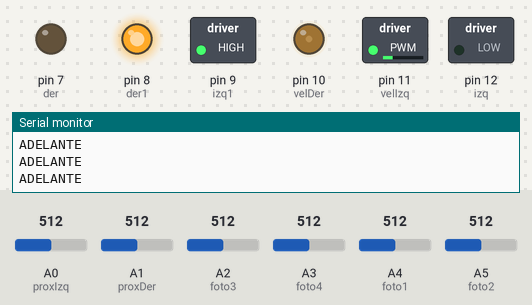
The sketch below on a simulated Arduino Uno, built with avr-gcc and run on an emulated ATmega328P. On the bench: switched loads named in the sketch (green lamp = pin HIGH), output pins drawn as LEDs (lit = HIGH), the last lines printed to the serial monitor. Inputs (shaded band) come from the test bench; at power-on: A2 (foto3) = 512, A0 (proxIzq) = 512, A1 (proxDer) = 512, A3 (foto4) = 512, A4 (foto1) = 512, A5 (foto2) = 512.

Above: at 1.2 s.
1.3 s: A2 (foto3) set to 73
At 4.1 s:
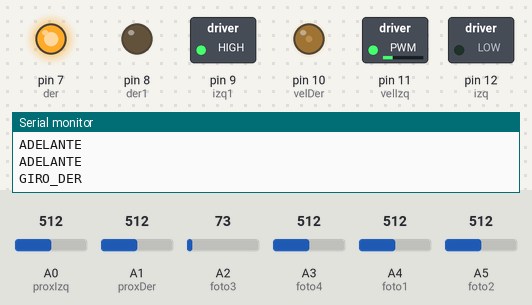
4.3 s: A2 (foto3) set to 65
7.3 s: A2 (foto3) set to 102
9.9 s: A2 (foto3) set to 115
At 10.9 s:
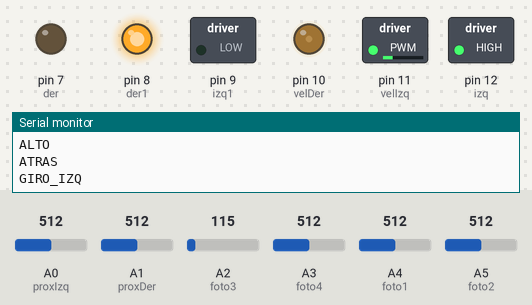
12.6 s: A2 (foto3) set to 30
At 15.3 s:
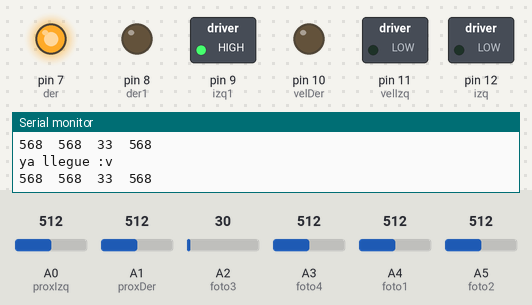
15.6 s: A2 (foto3) set to 130
At 16.2 s:
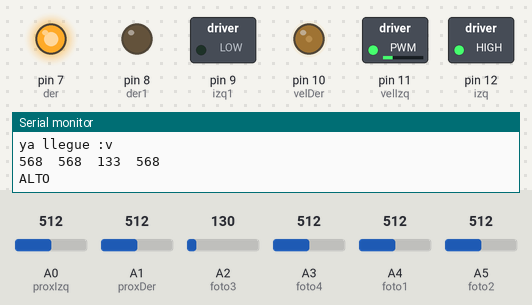
Timing chart, 0 to 18.6 s (numbered marks = the images above; inputs shaded):
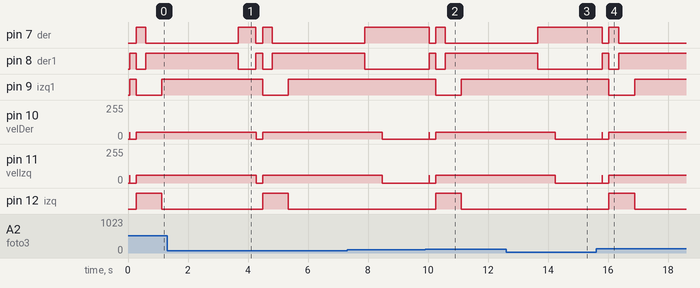

The sketch:

Evasor-seguidor.ino
```cpp
/************Diplomado IA con enfoque en robots de servicio****************/
/**************************************************************************/
/************Hernandez Gomez Mauricio Alejandro****************************/
/************Meneses Cornejo Kevin Osmar***********************************/

const int der = 7; //Pin hacia el control del motor derecho
const int der1 = 8; //Pin hacia el control del motor derecho
const int izq = 12; //Pin hacia el control del motor izquierdo
const int izq1 = 9; //Pin hacia el control del motor derecho

const int foto2 = A5;
const int foto3 = A2;
const int foto4 = A3;
const int foto1 = A4;

const int velDer = 10; //Pin hacia el habilitador del motor derecho
const int velIzq = 11; //Pin hacia el habilitaror del motor izquierdo

String txtMsg = "";

int direccion_izq; //Parametros iniciales de los motores
int velocidad_izq = 0;

int direccion_der;
int velocidad_der = 0;

const int proxIzq = A0;
const int proxDer = A1;

int luz[4];
int vm;
int comp1,comp2;


/************************************************************************/
/***************************Bloque de funciones**************************/

void atras(){
  for (int i=0;i<300;i++){
  direccion_izq = true;
  velocidad_izq = 60;
  direccion_der = true;
  velocidad_der = 50;
  delay(1);
  digitalWrite(izq,direccion_izq);
  digitalWrite(izq1,!direccion_izq);
  analogWrite(velIzq,velocidad_izq);

  digitalWrite(der,direccion_der);
  digitalWrite(der1,!direccion_der);
  analogWrite(velDer,velocidad_der);
  }
}

void adelante(){
    direccion_izq = false;
    velocidad_izq = 60;
    direccion_der = false;
    velocidad_der = 50;
    digitalWrite(izq,direccion_izq);
    digitalWrite(izq1,!direccion_izq);
    analogWrite(velIzq,velocidad_izq);

    digitalWrite(der,direccion_der);
    digitalWrite(der1,!direccion_der);
    analogWrite(velDer,velocidad_der);
}

void giro_izq(){
  for (int i=0;i<250;i++){
    direccion_izq = true;
    velocidad_izq = 60;
    direccion_der = false;
    velocidad_der = 50;
    delay(1);
    digitalWrite(izq,direccion_izq);
    digitalWrite(izq1,!direccion_izq);
    analogWrite(velIzq,velocidad_izq);

    digitalWrite(der,direccion_der);
    digitalWrite(der1,!direccion_der);
    analogWrite(velDer,velocidad_der);
  }
}

void giro_der(){
  for (int i=0;i<250;i++){
    direccion_izq = false;
    velocidad_izq = 60;
    direccion_der = true;
    velocidad_der = 50;
    delay(1);
    digitalWrite(izq,direccion_izq);
    digitalWrite(izq1,!direccion_izq);
    analogWrite(velIzq,velocidad_izq);

    digitalWrite(der,direccion_der);
    digitalWrite(der1,!direccion_der);
    analogWrite(velDer,velocidad_der);
  }
}

void alto(){
  for (int i=0;i<200;i++){
    velocidad_der = 0;
    velocidad_izq = 0;
    delay(1);
    digitalWrite(izq,direccion_izq);
    digitalWrite(izq1,!direccion_izq);
    analogWrite(velIzq,velocidad_izq);

    digitalWrite(der,direccion_der);
    digitalWrite(der1,!direccion_der);
    analogWrite(velDer,velocidad_der);
  }
}

float muestreo(int muestras, int sensor){
  float suma = 0;
  for (int i = 0; i<muestras; i++){
    suma += analogRead(sensor);
    }
    suma /= muestras;
    return(suma);
  }

/************************************************************************/


void setup() {
  // put your setup code here, to run once:
  pinMode (der, OUTPUT);
  pinMode (izq, OUTPUT);
  pinMode (der1, OUTPUT);
  pinMode (izq1, OUTPUT);

  pinMode(foto1, INPUT);
  pinMode(foto2, INPUT);
  pinMode(foto3, INPUT);
  pinMode(foto4, INPUT);

  pinMode (velDer, OUTPUT);
  pinMode (velIzq, OUTPUT);

  pinMode(proxIzq, INPUT);
  pinMode(proxDer, INPUT);

  Serial.begin(9600);


}
void lecturaPhoto(){
  for (int i=0; i<10; i++){
     int valor = analogRead(foto1);
     luz[0] += valor;
     delay(1);
    }
    luz[0] /= 10;
  for (int i=0; i<10; i++){
     int valor1 = analogRead(foto2);
     luz[1] += valor1;
     delay(1);
    }
    luz[1] /= 10;
  for (int i=0; i<10; i++){
     int valor2 = analogRead(foto3);
     luz[2] += valor2;
     delay(1);
    }
    luz[2] /= 10;
  for (int i=0; i<10; i++){
     int valor3 = analogRead(foto4);
     luz[3] += valor3;
     delay(1);
    }
    luz[3] /= 10;
}

void loop(){


int estado = 0;
float Si,Sd;
estado = 0;
while(1){
  // Se leen los sensores
  float suma1 = muestreo(30,proxIzq);
  Si = 2014.69323221936*pow(suma1,-0.941312417730894)-1.7;

  float suma2 = muestreo(30,proxDer);
  Sd = 2014.69323221936*pow(suma2,-0.941312417730894)-1.7;

  //Serial.print("Estado Presente: ");
  //Serial.println(estado);

  switch (estado){
    case 0:
    lecturaPhoto();
    Serial.print(luz[0]);
    Serial.print("\t");
    Serial.print(luz[1]);
    Serial.print("\t");
    Serial.print(luz[2]);
    Serial.print("\t");
    Serial.print(luz[3]);
    Serial.println();
    if(luz[0]<=120 || luz[1]<=120 || luz[2]<=120 || luz[3]<=120){
      estado=0;
      alto();
      Serial.println("ya llegue :v");
    }
    else{
      adelante();
      estado=1;
    }
    break;
    case 1:

    if (Si >=4.5){
      if (Sd >=4.5){
      estado = 13;
      adelante();
      Serial.println("ADELANTE");
      }
    else{
      estado = 2;
      alto();
      Serial.println("ALTO");
      }
    }
    else{
      if (Sd >=4.5){
        estado = 4;
        alto();
        Serial.println("ALTO");
        }
      else{
        estado = 6;
        alto();
        Serial.println("ALTO");
        }
    }
    break;
    case 2:
      estado = 3;
      atras();
      Serial.println("ATRAS");
      break;
    case 3:
      estado = 0;
      giro_izq();
      Serial.println("GIRO_IZQ");
      break;
    case 4:
      estado = 5;
      atras();
      Serial.println("ATRAS");
      break;
    case 5:
      estado = 0;
      giro_der();
      Serial.println("GIRO_DER");
      break;
    case 6:
      estado = 7;
      atras();
      Serial.println("ATRAS");
      break;
    case 7:
      estado = 8;
      giro_izq();
      Serial.println("GIRO_IZQ");
      break;
    case 8:
      estado = 9;
      giro_izq();
      Serial.println("GIRO_IZQ");
      break;
    case 9:
      estado = 10;
      adelante();
      Serial.println("ADELANTE");
      break;
    case 10:
      estado = 11;
      for(int i=0;i<250;i++){
      adelante();
      delay(1);
      Serial.println("ADELANTE");
      }
      break;
    case 11:
      estado = 12;
      giro_der();
      Serial.println("GIRO_DER");
      break;
    case 12:
      estado = 0;
      giro_der();
      Serial.println("GIRO_DER");
      break;
    case 13:
      lecturaPhoto();
      comp1 = min(luz[0],luz[1]);
      comp2 = min(luz[2],luz[3]);
      vm = min(comp1,comp2); // Fotocelda con menor incidencia de luz;
      if(vm==luz[0]){
        estado=0;
        giro_der();
        Serial.println("GIRO_DER");
      }
      if(vm==luz[1]){
        estado=0;
        giro_izq();
        Serial.println("GIRO_IZQ");
      }
      if(vm==luz[2]){
        estado=0;
        adelante();
        Serial.println("ADELANTE");
      }
      if(vm==luz[3]){
        estado=0;
        adelante();
         Serial.println("ADELANTE");
      }
    break;
    }

    digitalWrite(izq,direccion_izq);
    digitalWrite(izq1,!direccion_izq);
    analogWrite(velIzq,velocidad_izq);

    digitalWrite(der,direccion_der);
    digitalWrite(der1,!direccion_der);
    analogWrite(velDer,velocidad_der);
  } // end while*/
} // end Main (loop)
```

Measured:
- the behaviour switches between 108 and 109 on A2 (foto3) (found by bisection; images 1 and 2)
- after the input at 9.9 s, pin 7 (der): HIGH → LOW after 0.13 s, → HIGH 0.22 s later, → LOW 0.32 s later; pin 8 (der1): LOW → HIGH after 0.13 s, → LOW 0.22 s later, → HIGH 0.32 s later; pin 9 (izq1): HIGH → LOW after 0.36 s, → HIGH 0.85 s later; pin 10 (velDer): 0/255 → 50/255 after 0.36 s; pin 11 (velIzq): 0/255 → 60/255 after 0.36 s
- after the input at 12.6 s, pin 7 (der): goes on until 13.7 s, then stays HIGH; pin 8 (der1): goes on until 13.7 s, then stays LOW; pin 9 (izq1): stays HIGH (without the input it goes to LOW after 1.9 s); pin 10 (velDer), pin 11 (velIzq): goes on until 14.2 s, then stays 0/255; pin 12 (izq): stays LOW (without the input it goes to HIGH after 1.9 s)
- after the input at 15.6 s, pin 7 (der): HIGH → LOW after 0.21 s, → HIGH 0.22 s later, → LOW 0.32 s later; pin 8 (der1): LOW → HIGH after 0.21 s, → LOW 0.22 s later, → HIGH 0.32 s later; pin 9 (izq1): HIGH → LOW after 0.43 s, → HIGH 0.85 s later; pin 10 (velDer): 0/255 → 50/255 after 0.43 s; pin 11 (velIzq): 0/255 → 60/255 after 0.43 s
